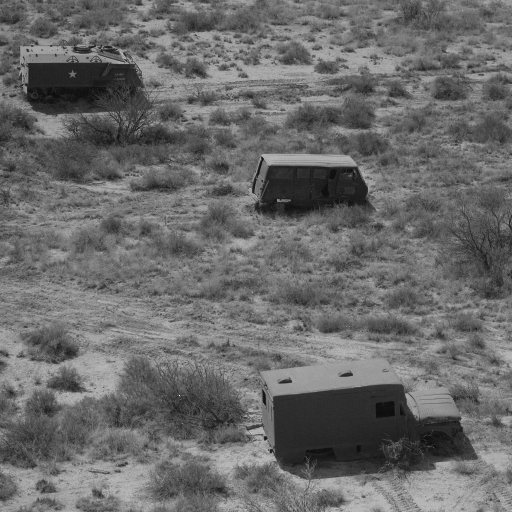
#> input picture All_DIP_Codes/Dataset/7.1.05.tiff, 512 x 512 px, found by its file name
$ python '3(Adaptive_thresholding).py'
#> lines starting #> are read from the running program, lines starting #| are printed output that depends on the picture
import skimage.io as io
import matplotlib.pyplot as plt
import skimage.filters as fl
import numpy as np

f = io.imread('U:\\4-1\\Digital Image Processing LAB\\Lab_Report_4_5_6_7_8\\Dataset\\misc\\7.1.05.tiff')
#> f is the input picture: shape (512, 512); min 12, max 249, mean 106.4
f = f.astype(float)

plt.subplot(2,1,1)
plt.axis('off')
plt.title('Original image')
plt.imshow(f, cmap='gray')

r,c = f.shape
#> r = 512; c = 512
x, y = np.mgrid[0:r, 0:c].astype(float)
f1 = 255.0 - f
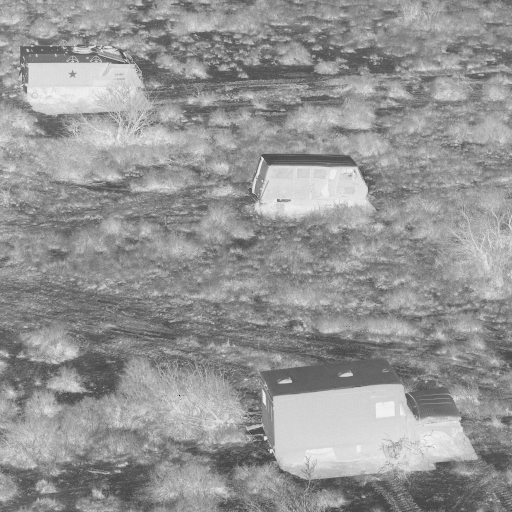
#> f1: shape (512, 512) float64; min 6, max 243, mean 148.6
plt.subplot(2,1,2)
plt.axis('off')
plt.title('Adaptive thresholded image')

plt.imshow(f1<fl.threshold_otsu(f1), cmap='gray')

plt.show()
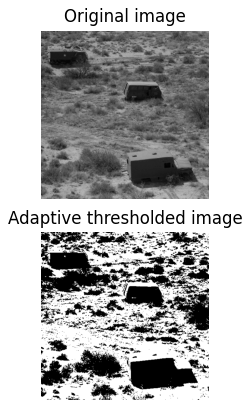
#> figure drawn by matplotlib, 2 panels
